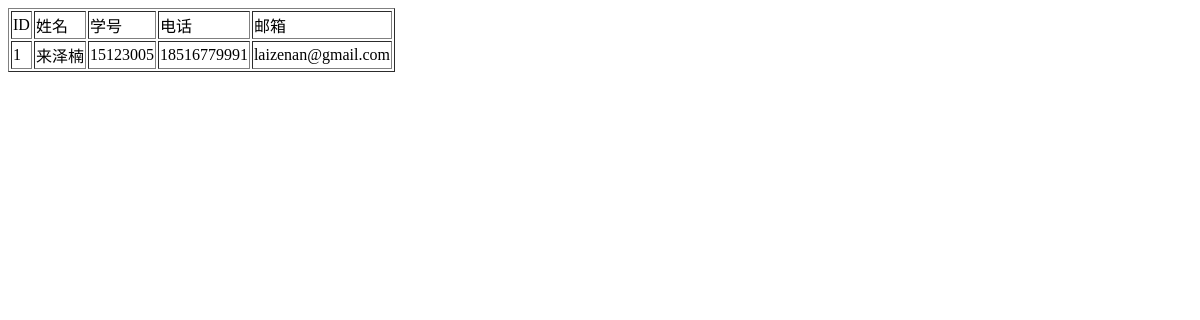
/output/, run on an earlier commit of the app's database.
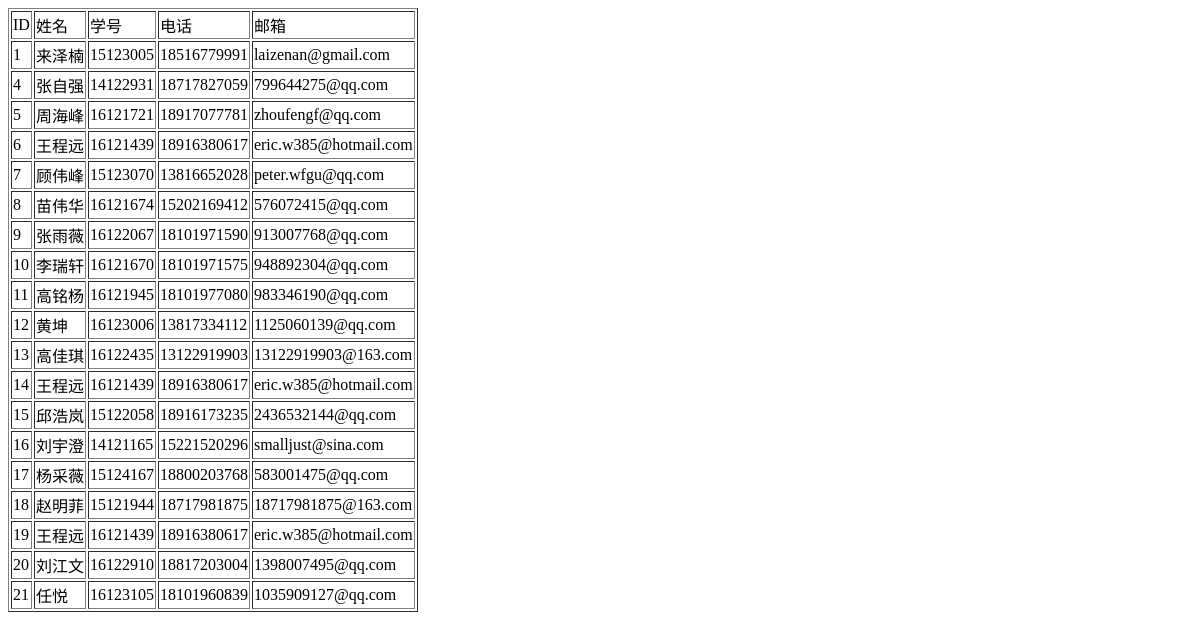
And on a later commit of the database.
### enroll/models.py (models this page shows, shortened)
class Acmer(models.Model):
    name = models.CharField(max_length = 20)
    stuno = models.IntegerField()
    phone = models.CharField(max_length = 12)
    email = models.EmailField()

### enroll/views.py (the view)
# urls.py: url(r'^output/', views.output, name="output"),
def output(request):
    Acmform = Acmer.objects.all()
    return render(request, 'enroll/output.html', {'Acmform': Acmform})

### enroll/templates/enroll/output.html
<table border="1">
  <tr>
    <td> ID </td>
    <td> 姓名 </td>
    <td> 学号 </td>
    <td> 电话 </td>
    <td> 邮箱 </td>
  </tr>
  {%for people in Acmform%}
  <tr>
    <td> {{people.id}} </td>
    <td> {{people.name}} </td>
    <td> {{people.stuno}} </td>
    <td> {{people.phone}} </td>
    <td> {{people.email}} </td>
  </tr>
  {%endfor%}
</table>

What changed in the data, as far as the page shows it:
added Acmer: id "4", name "张自强", stuno "14122931", phone "18717827059", email "799644275@qq.com"
added Acmer: id "5", name "周海峰", stuno "16121721", phone "18917077781", email "zhoufengf@qq.com"
added Acmer: id "6", name "王程远", stuno "16121439", phone "18916380617", email "eric.w385@hotmail.com"
added Acmer: id "7", name "顾伟峰", stuno "15123070", phone "13816652028", email "peter.wfgu@qq.com"
added Acmer: id "8", name "苗伟华", stuno "16121674", phone "15202169412", email "576072415@qq.com"
added Acmer: id "9", name "张雨薇", stuno "16122067", phone "18101971590", email "913007768@qq.com"
added Acmer: id "10", name "李瑞轩", stuno "16121670", phone "18101971575", email "948892304@qq.com"
added Acmer: id "11", name "高铭杨", stuno "16121945", phone "18101977080", email "983346190@qq.com"
added Acmer: id "12", name "黄坤", stuno "16123006", phone "13817334112", email "1125060139@qq.com"
added Acmer: id "13", name "高佳琪", stuno "16122435", phone "13122919903", email "13122919903@163.com"
added Acmer: id "14", name "王程远", stuno "16121439", phone "18916380617", email "eric.w385@hotmail.com"
added Acmer: id "15", name "邱浩岚", stuno "15122058", phone "18916173235", email "2436532144@qq.com"
added Acmer: id "16", name "刘宇澄", stuno "14121165", phone "15221520296", email "smalljust@sina.com"
added Acmer: id "17", name "杨采薇", stuno "15124167", phone "18800203768", email "583001475@qq.com"
added Acmer: id "18", name "赵明菲", stuno "15121944", phone "18717981875", email "18717981875@163.com"
added Acmer: id "19", name "王程远", stuno "16121439", phone "18916380617", email "eric.w385@hotmail.com"
added Acmer: id "20", name "刘江文", stuno "16122910", phone "18817203004", email "1398007495@qq.com"
added Acmer: id "21", name "任悦", stuno "16123105", phone "18101960839", email "1035909127@qq.com"
